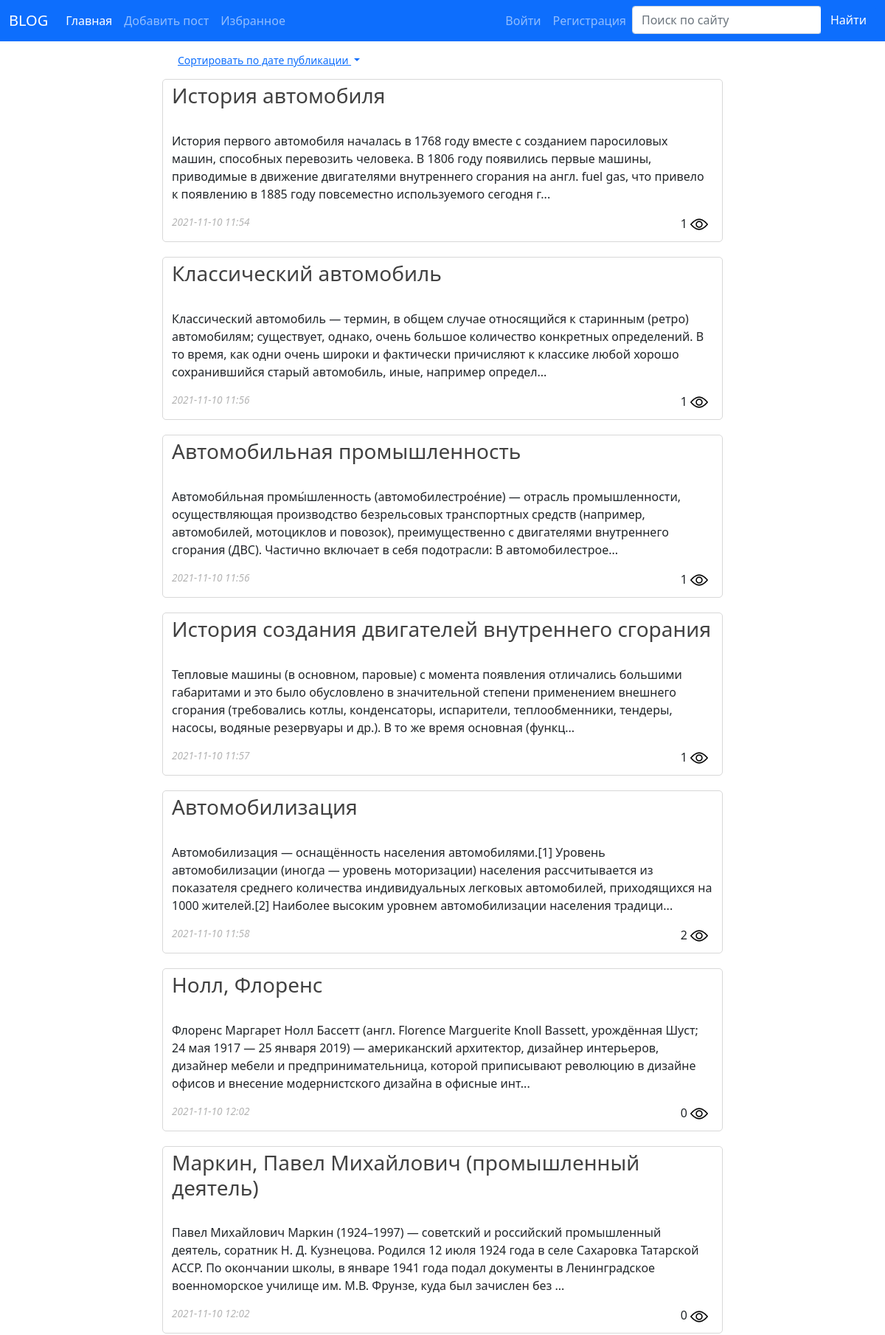
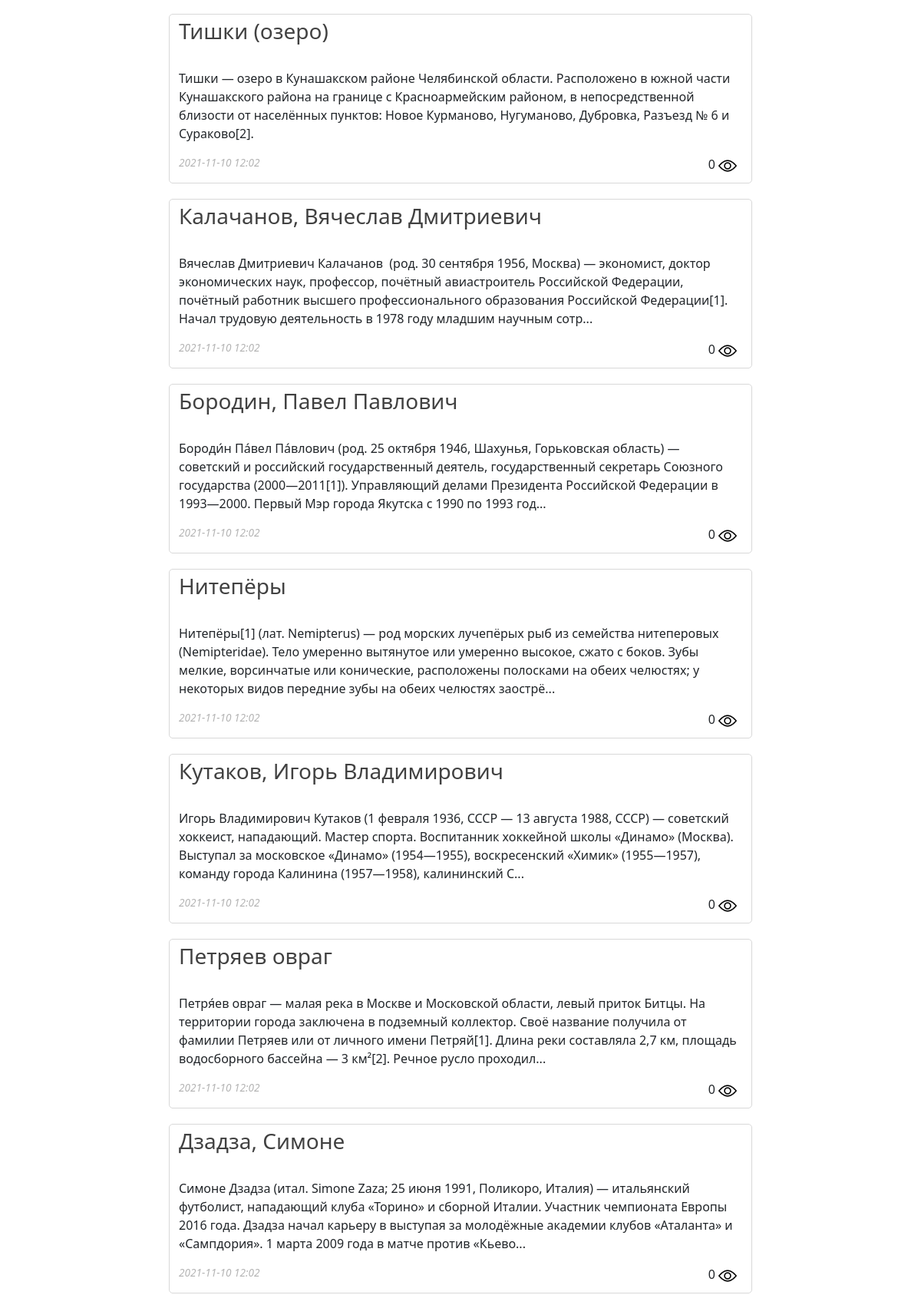
The page / (upper part) on the database its author committed (2 pictures, top to bottom).
### app.py (models this page shows, shortened)
class Post(db.Model):
    id = db.Column(db.Integer(), primary_key=True)
    title = db.Column(db.String(255), nullable=False)
    content = db.Column(db.Text(), nullable=False)
    author = db.Column(db.String(255), nullable=False)
    views = db.Column(db.Integer(), nullable=False, default=0)
    likes = db.Column(db.Integer(), nullable=False, default=0)
    created_on = db.Column(db.DateTime(), default=datetime.utcnow)
    updated_on = db.Column(
        db.DateTime(), default=datetime.utcnow, onupdate=datetime.utcnow)

### app.py (the view)
@app.route('/')
@app.route('/<string:page>')
def main(page=1):
    if request.cookies.get('sort') == 'decrease':
        posts = Post.query.order_by(Post.id.desc()).paginate(int(page), 20)
    else:
        posts = Post.query.paginate(int(page), 20)
    return render_template('main.html',
                           user_status=str(current_user.status) if current_user.is_authenticated else None,
                           posts=posts,
                           autoriz=current_user.is_authenticated,
                           current_user=str(current_user),
                           flag='main', )

### templates/main.html (shortened to what this page needs)
{% extends 'base.html' %}
{% block content %}
<div class='row main_content'>
  <div class="col-12 col-sm-10 col-lg-8 sort">
    <div class="dropdown">
      <button class="btn btn-link btn-sm dropdown-toggle" type="button" id="dropdownMenuButton1" data-bs-toggle="dropdown"
        aria-expanded="false">
        Сортировать по дате публикации
      </button>
        {% if  flag == 'favorites'%}
        {% set slug = 'favorites'%}
        {% elif flag == 'main' %}
        {% set slug = 'main'%}
        {% elif flag == 'search' %}
        {% set slug = 'search'%}
        {% endif %}
    </div>
  </div>
</div>
{% for i in posts.items %}
<div class='row'>
  <div class="col-12 col-sm-10 col-lg-8 post">
    <a class='title_post' href="{{ url_for('post', post_id=i.id) }}">
      <h3>{{ i.title }}</h3>
    </a>
    <br>
    {% if i.content |length > 300 %}
    <p>{{ i.content[:300] }}...</p>
    {% else %}
    <p>{{ i.content }}
      {% endif %}
    <p class='rightimg'>{{ i.views }} <img src="{{url_for('static', filename='/images/img/view.png')}}"></p>
    <p class='created_on'>{{ (i.created_on | string)[:16]}}</p>
  </div>
</div>
{% endfor %}
{% if flag == 'favorites' %}
{% set endpoint = 'favorites_posts' %}
{% elif flag == 'main' %}
{% set endpoint = 'main' %}
{% elif flag == 'search' %}
{% set endpoint = 'find_phrase' %}
{% endif %}
{% endblock %}

### static/css/style.css (style rules this page uses)
.post { border-radius: 5px; border: 1px solid rgb(216, 216, 216); margin: 10px auto; padding-top: 5px; }
.title_post { color: rgba(0, 0, 0, 0.747); text-decoration: none; }
.rightimg { float: right; margin: 0 7px 0 0; }
.created_on { font-size: 85%; font-style: italic; color: rgb(180, 180, 180); }
.sort { margin: 10px auto 0 auto; }
html { height: 100%; }
body { display: flex; flex-direction: column; height: 100%; }

### rows shown on the page
Post: title "История автомобиля", content "История первого автомобиля началась в 1768 году вместе с созданием паросиловых машин, способных перевозить человека. В 1806 году появились первые машины, приводимые в движение двигателями внутреннего сгорания на англ. fuel gas, что привело к появлению в 1885 году повсеместно используемого сегодня г", views "1", created_on "2021-11-10 11:54"
Post: title "Классический автомобиль", content "Классический автомобиль — термин, в общем случае относящийся к старинным (ретро) автомобилям; существует, однако, очень большое количество конкретных определений. В то время, как одни очень широки и фактически причисляют к классике любой хорошо сохранившийся старый автомобиль, иные, например определ", views "1", created_on "2021-11-10 11:56"
Post: title "Автомобильная промышленность", content "Автомоби́льная промы́шленность (автомобилестрое́ние) — отрасль промышленности, осуществляющая производство безрельсовых транспортных средств (например, автомобилей, мотоциклов и повозок), преимущественно с двигателями внутреннего сгорания (ДВС). Частично включает в себя подотрасли: В автомобилестрое", views "1", created_on "2021-11-10 11:56"
Post: title "История создания двигателей внутреннего сгорания", content "Тепловые машины (в основном, паровые) с момента появления отличались большими габаритами и это было обусловлено в значительной степени применением внешнего сгорания (требовались котлы, конденсаторы, испарители, теплообменники, тендеры, насосы, водяные резервуары и др.). В то же время основная (функц", views "1", created_on "2021-11-10 11:57"
Post: title "Автомобилизация", content "Автомобилизация — оснащённость населения автомобилями.[1] Уровень автомобилизации (иногда — уровень моторизации) населения рассчитывается из показателя среднего количества индивидуальных легковых автомобилей, приходящихся на 1000 жителей.[2] Наиболее высоким уровнем автомобилизации населения традици", views "2", created_on "2021-11-10 11:58"
Post: title "Нолл, Флоренс", content "Флоренс Маргарет Нолл Бассетт (англ. Florence Marguerite Knoll Bassett, урождённая Шуст; 24 мая 1917 — 25 января 2019) — американский архитектор, дизайнер интерьеров, дизайнер мебели и предпринимательница, которой приписывают революцию в дизайне офисов и внесение модернистского дизайна в офисные инт", views "0", created_on "2021-11-10 12:02"
Post: title "Маркин, Павел Михайлович (промышленный деятель)", content "Павел Михайлович Маркин (1924–1997) — советский и российский промышленный деятель, соратник Н. Д. Кузнецова. Родился 12 июля 1924 года в селе Сахаровка Татарской АССР. По окончании школы, в январе 1941 года подал документы в Ленинградское военноморское училище им. М.В. Фрунзе, куда был зачислен без", views "0", created_on "2021-11-10 12:02"
Post: title "Тишки (озеро)", content "Тишки — озеро в Кунашакском районе Челябинской области. Расположено в южной части Кунашакского района на границе с Красноармейским районом, в непосредственной близости от населённых пунктов: Новое Курманово, Нугуманово, Дубровка, Разъезд № 6 и Сураково[2].", views "0", created_on "2021-11-10 12:02"
Post: title "Калачанов, Вячеслав Дмитриевич", content "Вячеслав Дмитриевич Калачанов (род. 30 сентября 1956, Москва) — экономист, доктор экономических наук, профессор, почётный авиастроитель Российской Федерации, почётный работник высшего профессионального образования Российской Федерации[1]. Начал трудовую деятельность в 1978 году младшим научным сотр", views "0", created_on "2021-11-10 12:02"
Post: title "Бородин, Павел Павлович", content "Бороди́н Па́вел Па́влович (род. 25 октября 1946, Шахунья, Горьковская область) — советский и российский государственный деятель, государственный секретарь Союзного государства (2000—2011[1]). Управляющий делами Президента Российской Федерации в 1993—2000. Первый Мэр города Якутска с 1990 по 1993 год", views "0", created_on "2021-11-10 12:02"
Post: title "Нитепёры", content "Нитепёры[1] (лат. Nemipterus) — род морских лучепёрых рыб из семейства нитеперовых (Nemipteridae). Тело умеренно вытянутое или умеренно высокое, сжато с боков. Зубы мелкие, ворсинчатые или конические, расположены полосками на обеих челюстях; у некоторых видов передние зубы на обеих челюстях заострё", views "0", created_on "2021-11-10 12:02"
Post: title "Кутаков, Игорь Владимирович", content "Игорь Владимирович Кутаков (1 февраля 1936, СССР — 13 августа 1988, СССР) — советский хоккеист, нападающий. Мастер спорта. Воспитанник хоккейной школы «Динамо» (Москва). Выступал за московское «Динамо» (1954—1955), воскресенский «Химик» (1955—1957), команду города Калинина (1957—1958), калининский С", views "0", created_on "2021-11-10 12:02"
Post: title "Петряев овраг", content "Петря́ев овраг — малая река в Москве и Московской области, левый приток Битцы. На территории города заключена в подземный коллектор. Своё название получила от фамилии Петряев или от личного имени Петряй[1]. Длина реки составляла 2,7 км, площадь водосборного бассейна — 3 км²[2]. Речное русло проходил", views "0", created_on "2021-11-10 12:02"
Post: title "Дзадза, Симоне", content "Симоне Дзадза (итал. Simone Zaza; 25 июня 1991, Поликоро, Италия) — итальянский футболист, нападающий клуба «Торино» и сборной Италии. Участник чемпионата Европы 2016 года. Дзадза начал карьеру в выступая за молодёжные академии клубов «Аталанта» и «Сампдория». 1 марта 2009 года в матче против «Кьево", views "0", created_on "2021-11-10 12:02"
